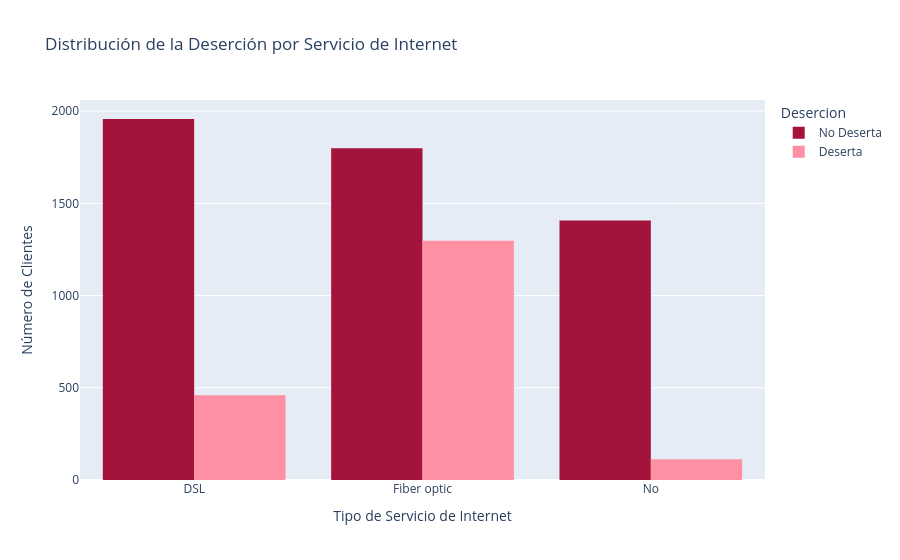

The notebook cell saved with this chart:
### Code cell
# Asegurarse de que df_plot tenga la columna 'Desercion' mapeada para el gráfico
df_plot = df.copy()
df_plot['Desercion'] = df_plot['Desercion'].map({0: 'No Deserta', 1: 'Deserta'})

# Crear el histograma con Plotly Express
fig = px.histogram(df_plot, x='Servicio_Internet', color='Desercion', barmode='group',
                   color_discrete_map={'No Deserta': colores[2], 'Deserta': colores[6]},
                   title='Distribución de la Deserción por Servicio de Internet',
                   labels={'Servicio_Internet': 'Tipo de Servicio de Internet', 'count': 'Número de Clientes'})

fig.update_layout(xaxis_title='Tipo de Servicio de Internet', yaxis_title='Número de Clientes')
fig.show()

### Figure 1 — Plotly figure (JSON) as saved in the notebook; plotly's stock layout.template omitted (floating-point values rounded to 4 significant figures; data arrays with more than 128 entries replaced by an {"elided": "..."} marker saying what was removed)
{"data": [{"alignmentgroup": "True", "bingroup": "x", "hovertemplate": "Desercion=No Deserta<br>Tipo de Servicio de Internet=%{x}<br>count=%{y}<extra></extra>", "legendgroup": "No Deserta", "marker": {"color": "#A4133C", "pattern": {"shape": ""}}, "name": "No Deserta", "offsetgroup": "No Deserta", "orientation": "v", "showlegend": true, "type": "histogram", "x": {"elided": "5163 str values"}, "xaxis": "x", "yaxis": "y"}, {"alignmentgroup": "True", "bingroup": "x", "hovertemplate": "Desercion=Deserta<br>Tipo de Servicio de Internet=%{x}<br>count=%{y}<extra></extra>", "legendgroup": "Deserta", "marker": {"color": "#FF8FA3", "pattern": {"shape": ""}}, "name": "Deserta", "offsetgroup": "Deserta", "orientation": "v", "showlegend": true, "type": "histogram", "x": {"elided": "1869 str values"}, "xaxis": "x", "yaxis": "y"}], "layout": {"barmode": "group", "legend": {"title": {"text": "Desercion"}, "tracegroupgap": 0}, "title": {"text": "Distribución de la Deserción por Servicio de Internet"}, "xaxis": {"anchor": "y", "domain": [0, 1], "title": {"text": "Tipo de Servicio de Internet"}}, "yaxis": {"anchor": "x", "domain": [0, 1], "title": {"text": "Número de Clientes"}}}}
